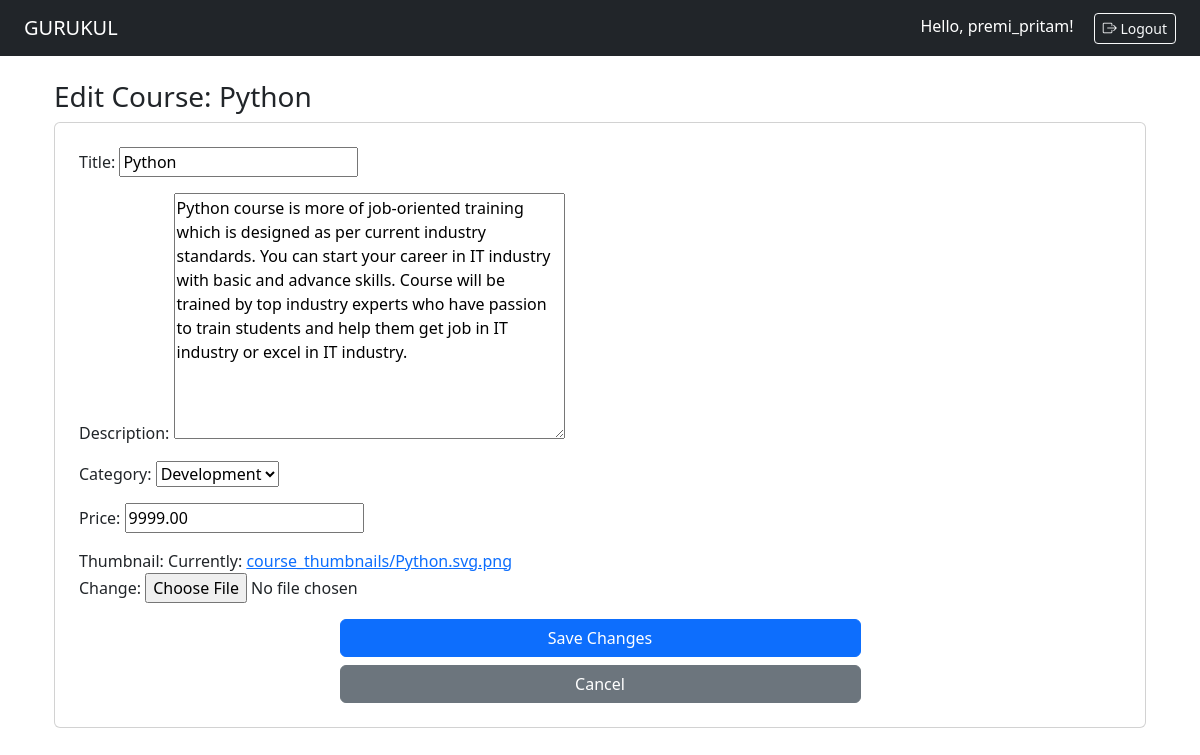
Screenshot of /courses/1/edit/ (signed in) with the database file from the repository.
### users/models.py (models this page shows, shortened)
class CustomUser(AbstractUser):
    is_student = models.BooleanField(default=False)
    is_instructor = models.BooleanField(default=False)
    email_verified = models.BooleanField(default=False)

### courses/models.py (models this page shows, shortened)
class Course(models.Model):
    instructor = models.ForeignKey(CustomUser, on_delete=models.CASCADE, related_name='courses')
    title = models.CharField(max_length=200)
    description = models.TextField()
    category = models.ForeignKey(Category, on_delete=models.SET_NULL, null=True)
    price = models.DecimalField(max_digits=10, decimal_places=2)
    thumbnail = models.ImageField(upload_to='course_thumbnails/')
    created_at = models.DateTimeField(auto_now_add=True)
    updated_at = models.DateTimeField(auto_now=True)

### courses/views.py (the view)
# urls.py: path('<int:course_id>/edit/', edit_course_view, name='edit_course'),
@login_required
def edit_course_view(request, course_id):
    course = get_object_or_404(Course, id=course_id)
    if request.user != course.instructor:
        return redirect('home')
    if request.method == 'POST':
        form = CourseForm(request.POST, request.FILES, instance=course)
        if form.is_valid():
            form.save()
            return redirect('courses:my_courses')
    else:
        form = CourseForm(instance=course)
    return render(request, 'courses/edit_course.html', {'form': form, 'course': course})

### courses/forms.py
class CourseForm(forms.ModelForm):
    class Meta:
        model = Course
        fields = ['title', 'description', 'category', 'price', 'thumbnail']

### courses/models.py (called while the page is built)
    def __str__(self):
        return self.name

### templates/courses/edit_course.html (shortened to what this page needs)
{% extends 'base.html' %}
{% block content %}
<div class="container">
    <h3>Edit Course: {{ course.title }}</h3>
    <form method="POST" enctype="multipart/form-data" class="card p-4">
        {{ form.as_p }}
        <button type="submit" class="btn btn-primary m-auto w-50">Save Changes</button>
        <a href="{% url 'courses:my_courses' %}" class="btn btn-secondary mt-2 m-auto w-50">Cancel</a>
    </form>
</div>
{% endblock %}

### templates/base.html (shortened to what this page needs)
<!DOCTYPE html>
<html lang="en">
<head>
    <link href="https://cdn.jsdelivr.net/npm/bootstrap@5.3.3/dist/css/bootstrap.min.css" rel="stylesheet">
    <link rel="stylesheet" href="https://cdn.jsdelivr.net/npm/bootstrap-icons@1.10.5/font/bootstrap-icons.css">
</head>
<body>
    <nav class="navbar navbar-expand-lg navbar-dark bg-dark px-4">
    <a class="navbar-brand" href="/">GURUKUL</a>
    <div class="ms-auto">
        {% if request.user.is_authenticated %}
            <span class="navbar-text text-white me-3">
                Hello, {{ request.user.username }}!
            </span>
            <form method="POST" action="{% url 'users:logout' %}" style="display:inline;">
                <button type="submit" class="btn btn-outline-light btn-sm">
                    <i class="bi bi-box-arrow-right"></i> Logout
                </button>
            </form>
        {% else %}
            <a href="{% url 'users:login' %}" class="btn btn-outline-light btn-sm">
                <i class="bi bi-box-arrow-in-right"></i> Login
            </a>
        {% endif %}
    </div>
</nav>
    <div class="container mt-4">
        {% block content %}{% endblock %}
    </div>
</body>
</html>

### rows the page displays
CustomUser: user.username "premi_pritam"
Course: title "Python", description "Python course is more of job-oriented training which is designed as per current industry standards. You can start your career in IT industry with basic and advance skills. Course will be trained by top industry experts who have passion to train students and help them get job in IT industry or excel in IT industry.", category "Development", price "9999.00"
